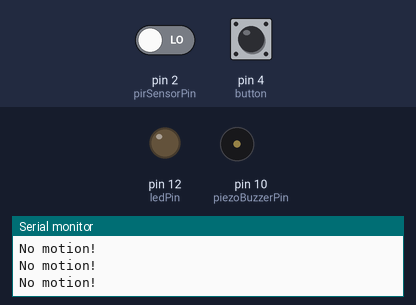
Simulated run of this sketch. Board: Arduino Uno, built with avr-gcc and run on an emulated ATmega328P. Parts: output pins drawn as LEDs (lit = HIGH), buzzer (waves = sounding), the last lines printed to the serial monitor. Dashed ring = blinking. Inputs (shaded band) come from the test bench; at power-on: pin 2 (pirSensorPin) LOW, pin 4 (button) LOW.

Above: at 6.2 s.
6.3 s: pin 2 (pirSensorPin) driven HIGH
At 9.2 s:
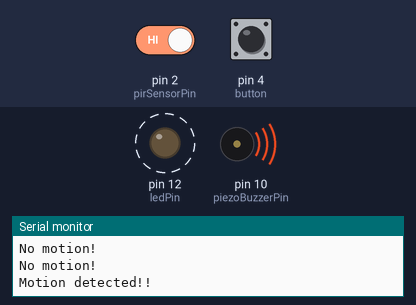
9.3 s: pin 4 (button) pulled HIGH for 3.2 s
At 12.9 s:
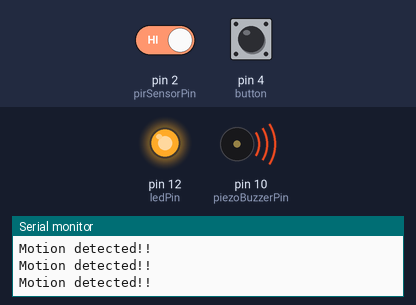
14.0 s: pin 2 (pirSensorPin) driven LOW and pin 4 (button) driven HIGH
At 14.4 s:
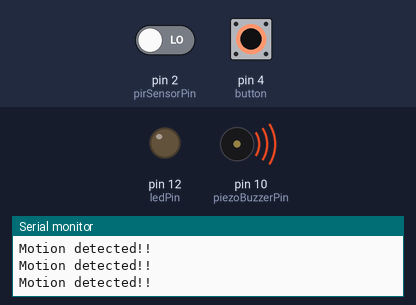
Timing chart, 0 to 17.0 s (numbered marks = the images above; inputs shaded):
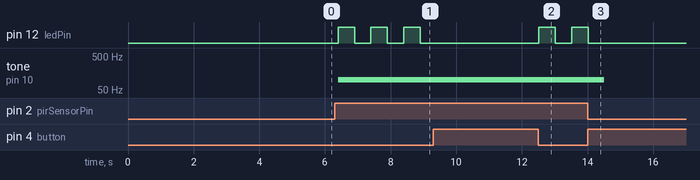

Measured:
- after the input at 6.3 s, pin 12 (ledPin): alternates HIGH for 0.50 s and LOW for 0.50 s, starting after 0.10 s; tone on pin 10 (piezoBuzzerPin): silent → 100 Hz after 0.10 s
- after the input at 14.0 s, pin 12 (ledPin): goes on until 14.0 s, then stays LOW; tone on pin 10 (piezoBuzzerPin): 100 Hz → silent after 0.52 s

The sketch:

System_C.ino
```cpp
int button = 4;
int ledPin = 12;
int piezoBuzzerPin = 10;
int pirSensorPin = 2;
float sinVal;
int toneVal;
int motionDetected = LOW;
int val = 0;
int alarmArmed = 0;

void setup() {
  pinMode(ledPin, OUTPUT);
  pinMode(pirSensorPin, INPUT);
  pinMode(piezoBuzzerPin, OUTPUT);
  pinMode(button, INPUT);
  Serial.begin(9600);
  delay(5000);
}

void loop() {
  val = digitalRead(button);
  motionDetected = digitalRead(pirSensorPin);

  if (motionDetected == HIGH || alarmArmed == 1) {
    alarmArmed = 1;
    Serial.println("Motion detected!!");
    for (int i = 0; i < 10; i++) {
      if(digitalRead(button) == LOW){
      digitalWrite(ledPin, HIGH);
      tone(piezoBuzzerPin, 100);
      delay(500);
      digitalWrite(ledPin, LOW);
      delay(500);
      } else alarmArmed = 0;
    }
    if(alarmArmed == 1){
    noTone(piezoBuzzerPin);
    delay(5000);
    }
  } else if (val == HIGH) {
    Serial.println("Disarming the alarm!");
    digitalWrite(ledPin, LOW);
    noTone(piezoBuzzerPin);
    delay(200);
  } else {
    Serial.println("No motion!");
    delay(200);
  }
}
```
